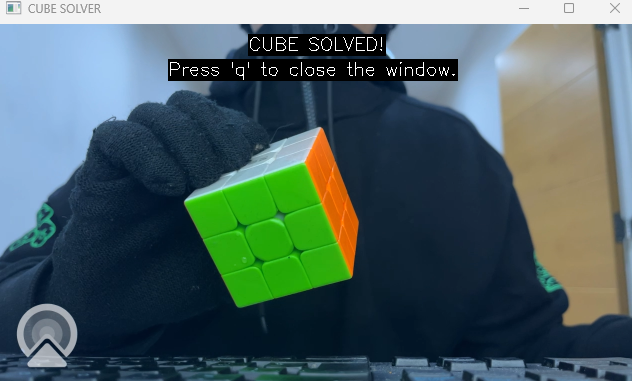
#> input picture assets/image12.png, 632 x 381 px, given in place of the camera
$ python main.py
#> lines starting #> are read from the running program, lines starting #| are printed output that depends on the picture; after the words box and inside, x2 and y2 are one past the last pixel; in counts of white or black regions, pixels touching at a corner belong together
### rubiks_cv/vision.py
import cv2
import numpy as np

from .config import IMG_CENTER, IMG_HEIGHT, IMG_WIDTH, colour_ranges


# [12 lines left out: function parents_inside_face, not called in this run]


def get_masks(img):
    hsv_img = cv2.cvtColor(img, cv2.COLOR_BGR2HSV)
    hsv_img = hsv_img.astype(np.uint8)
    masks = []
    for _color, (lower, upper) in colour_ranges.items():
        mask = cv2.inRange(hsv_img, np.array(lower), np.array(upper))
        masks.append(mask)
    return masks


def get_piece_contours_info(masks):
    piece_contours_info = {
        color: cv2.findContours(mask, cv2.RETR_TREE, cv2.CHAIN_APPROX_SIMPLE)
        for color, mask in zip(["blue", "red", "green", "orange", "yellow", "white"], masks)
    }
    return piece_contours_info


def find_face_and_get_centers(img, margin=20):
    hsv_img = cv2.cvtColor(img, cv2.COLOR_BGR2HSV)
    lower_threshold = np.array([0, 0, 150])
    upper_threshold = np.array([180, 255, 255])
    mask = cv2.inRange(hsv_img, lower_threshold, upper_threshold)
    contours, hiearchy = cv2.findContours(mask, cv2.RETR_EXTERNAL, cv2.CHAIN_APPROX_SIMPLE)
    if len(contours) > 0:
        for contour in contours:
            area = cv2.contourArea(contour)
            if not (10000 < area < 40000):
                continue
            rect = cv2.minAreaRect(contour)
            rotation_angle_deg = abs(rect[2])
            rotation_angle_rad = np.deg2rad(rotation_angle_deg)
            center = rect[0]
            if cv2.norm(center, IMG_CENTER) > 50 or 30 < rotation_angle_deg < 60:
                continue
            bounding_box = cv2.boxPoints(rect)
            bounding_box = np.intp(bounding_box)
            is_rectangle_shaped = True
            for point_as_array in contour:
                point = (float(point_as_array[0][0]), float(point_as_array[0][1]))
                dist = cv2.pointPolygonTest(bounding_box, point, True)
                if dist > margin:
                    is_rectangle_shaped = False
            if not is_rectangle_shaped:
                continue
            if np.pi / 3 <= rotation_angle_rad <= np.pi / 2:
                h, w = rect[1]
                if abs(w - h) > margin:
                    continue
                step_size_x = w // 6
                step_size_y = h // 6
                top_left = bounding_box[0]
                dx_x = np.sin(rotation_angle_rad) * step_size_x
                dx_y = np.cos(rotation_angle_rad) * step_size_y
                dy_x = -np.cos(rotation_angle_rad) * step_size_x
                dy_y = np.sin(rotation_angle_rad) * step_size_y
            else:
                w, h = rect[1]
                if abs(w - h) > margin:
                    continue
                step_size_x = w // 6
                step_size_y = h // 6
                top_left = bounding_box[1]
                dx_x = np.cos(rotation_angle_rad) * step_size_x
                dx_y = -np.sin(rotation_angle_rad) * step_size_y
                dy_x = np.sin(rotation_angle_rad) * step_size_x
                dy_y = np.cos(rotation_angle_rad) * step_size_y
            x_0, y_0 = top_left
            piece_centers = np.empty((3, 3), dtype="f,f")
            cv2.drawContours(img, [bounding_box], 0, (0, 0, 100), 3)
            for i in range(3):
                for j in range(3):
                    piece_center_x = x_0 + (2 * j + 1) * dx_x + (2 * i + 1) * dx_y
                    piece_center_y = y_0 + (2 * j + 1) * dy_x + (2 * i + 1) * dy_y
                    piece_centers[i][j] = (piece_center_x, piece_center_y)
                    piece_center_x = int(piece_center_x)
                    piece_center_y = int(piece_center_y)
                    img = cv2.circle(
                        img,
                        (piece_center_x, piece_center_y),
                        radius=2,
                        color=(0, 0, 255),
                        thickness=-1,
                    )
            return True, bounding_box, piece_centers
        return False, None, None


def get_img(video):
    is_ok, img = video.read()
    if not is_ok:
        print("Failed to read the video")
        return False, img
    img = cv2.resize(img, (IMG_WIDTH, IMG_HEIGHT))
    img = cv2.flip(img, 1)
    return True, img

### rubiks_cv/solver.py
from collections import OrderedDict

import cv2

from .config import COLORS
from .cube import cube
from .ui import draw_arrows, draw_face, draw_text, get_instruction_text, print_mirrored_face
from .utils import (
    detection_completed,
    faces_match,
    initialize_areas,
    initialize_face,
)
from .vision import (
    find_face_and_get_centers,
    get_img,
    get_masks,
    get_piece_contours_info,
    parents_inside_face,
)


def detect_cube(video):
    for color in COLORS:
        while True:
            print(cube.state)
            cmd, face = detect_face(video, color)
            if cmd in ["quit", "failed"]:
                return cmd
            elif cmd == "restart":
                continue
            elif cmd == "completed":
                cube.save_face(color, face)
                break
            else:
                raise ValueError(f"Unexpected command: {cmd}")
#> this loop made 1 pass; (key q is pressed on pass 1)
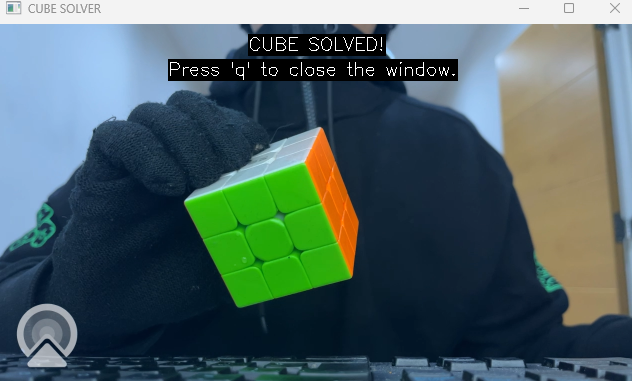
#> input picture assets/image12.png, 632 x 381 px, given in place of the camera
#> pass 1, in get_img, `img = cv2.resize(img, (IMG_WIDTH, IMG_HEIGHT))`:
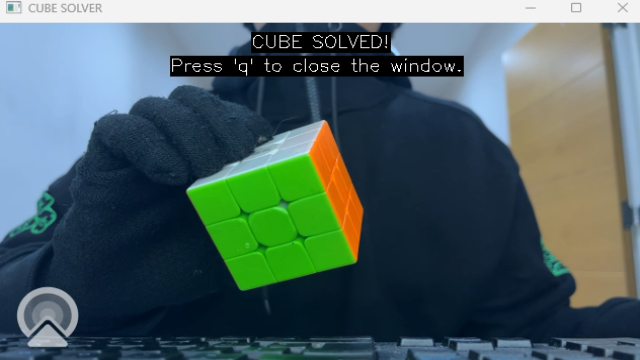
#> img: shape (360, 640, 3); mean B, G, R 99.6, 98.7, 76.9
#> pass 1, in get_img, `img = cv2.flip(img, 1)`:
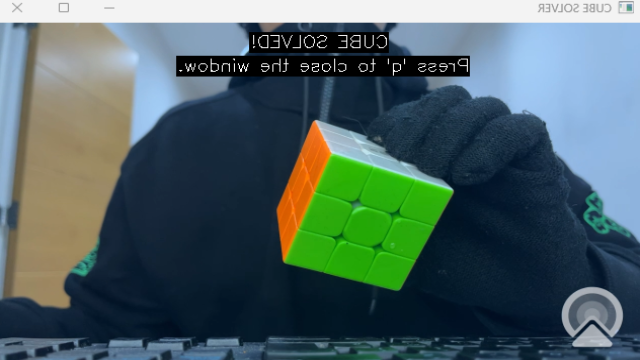
#> img: shape (360, 640, 3); mean B, G, R 99.6, 98.7, 76.9
#> pass 1, in find_face_and_get_centers, `mask = cv2.inRange(hsv_img, lower_threshold, upper_threshold)`:
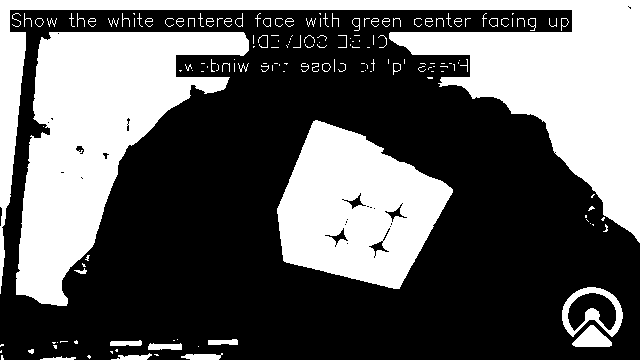
#> mask: shape (360, 640); 37.6% white; 164 white regions (101 under 20 px), largest, box (x1, y1, x2, y2) and area: (0, 0, 640, 294) 34360, (16, 32, 249, 306) 28780, (277, 120, 453, 289) 18868
    return "detected"


def detect_face(video, target_center_color):
    is_face_detected = False
    is_face_verified = False
    current_face = initialize_face()
    verified_face = initialize_face()
    piece_relative_areas = initialize_areas()
    instruction_message = get_instruction_text(target_center_color)

    while True:
        success, frame = get_img(video)
        if not success:
            return "failed", None

        draw_text(frame, instruction_message, position=(10, 10))

        if is_face_detected == is_face_verified:
            color_masks = get_masks(frame)
            face_found, face_contour, piece_centers = find_face_and_get_centers(frame)
            piece_contours_info = get_piece_contours_info(color_masks)

            if not face_found:
                current_face = initialize_face()
                piece_relative_areas = initialize_areas()
            else:
                face_area = cv2.contourArea(face_contour)
                min_piece_area = 0.08 * face_area
                piece_contours_info = get_piece_contours_info(color_masks)
                for color, (contours, hierarchy) in piece_contours_info.items():
                    for contour_index, contour in enumerate(contours):
                        contour_area = cv2.contourArea(contour)
                        if len(contour) > 3 and contour_area >= min_piece_area:
                            for row in range(3):
                                for col in range(3):
                                    col_reversed = 2 - col
                                    piece_center = piece_centers[row][col]
                                    if cv2.pointPolygonTest(contour, piece_center, False) == 1:
                                        relative_area = contour_area / face_area
                                        previous_area = piece_relative_areas[row][col_reversed]
                                        if (
                                            relative_area <= previous_area
                                            and not parents_inside_face(
                                                contours, hierarchy, contour_index, face_contour
                                            )
                                        ):
                                            if row == 1 and col == 1:
                                                if current_face[row][col] != color:
                                                    current_face = initialize_face()
                                                    piece_relative_areas = initialize_areas()
                                                    piece_contours_info = OrderedDict(
                                                        reversed(list(piece_contours_info.items()))
                                                    )
                                                if color == target_center_color or is_face_verified:
                                                    current_face[row][col] = color
                                                    piece_relative_areas[row][col] = relative_area
                                            elif (
                                                current_face[1][1] == target_center_color
                                                or is_face_verified
                                            ):
                                                current_face[row][col_reversed] = color
                                                piece_relative_areas[row][
                                                    col_reversed
                                                ] = relative_area

            if detection_completed(current_face) and not is_face_detected:
                print_mirrored_face(current_face)
                instruction_message = "Correctly detected? y/n?"
                is_face_detected = True

            if is_face_verified:
                if target_center_color == "white":
                    instruction_message = get_instruction_text("yellow")
                    if detection_completed(current_face):
                        draw_arrows(frame, "x'", piece_centers)
                        if current_face[1][1] == "yellow":
                            return "completed", verified_face

                if target_center_color == "yellow":
                    instruction_message = get_instruction_text("blue")
                    if detection_completed(current_face):
                        draw_arrows(frame, "x", piece_centers)
                        if current_face[1][1] == "blue":
                            return "completed", verified_face

                if target_center_color == "blue":
                    instruction_message = get_instruction_text("red")
                    if detection_completed(current_face):
                        draw_arrows(frame, "y'", piece_centers)
                        if current_face[1][1] == "red":
                            return "completed", verified_face

                if target_center_color == "red":
                    instruction_message = get_instruction_text("green")
                    if detection_completed(current_face):
                        draw_arrows(frame, "y'", piece_centers)
                        if current_face[1][1] == "green":
                            return "completed", verified_face

                if target_center_color == "green":
                    instruction_message = get_instruction_text("orange")
                    if detection_completed(current_face):
                        draw_arrows(frame, "y'", piece_centers)
                        if current_face[1][1] == "orange":
                            return "completed", verified_face

                if target_center_color == "orange":
                    instruction_message = get_instruction_text("green")
                    if detection_completed(current_face):
                        draw_arrows(frame, "y", piece_centers)
                        if current_face[1][1] == "green":
                            return "completed", verified_face

        if not is_face_verified:
            draw_face(frame, current_face)

        cv2.imshow("CUBE SOLVER", frame)
        pressed_key = cv2.waitKey(1)

        if pressed_key == ord("q"):
            print("the program has been closed")
            return "quit", None
        if pressed_key == ord("y") and is_face_detected:
            verified_face = current_face.copy()
            is_face_verified = True
        if pressed_key == ord("n"):
            return "restart", current_face


# [112 lines left out: functions execute_turn, reform_solution, solve_cube, not called in this run]

### rubiks_cv/cube.py
import kociemba
import numpy as np


# [30 lines left out: functions color_to_letter, parse_turn, not called in this run]


def initialize_face():
    return np.full((3, 3), "init", dtype="<U6")


class Cube:
    def __init__(self):
        empty_face = np.empty([3, 3], "<U6")
        self.state = {
            "white": empty_face,
            "orange": empty_face,
            "blue": empty_face,
            "yellow": empty_face,
            "red": empty_face,
            "green": empty_face,
        }

    def save_face(self, color, face):
        self.state[color] = face

    def get_face(self, color):
        return self.state[color]

    # [237 lines left out: functions get_solution, call_turn, rotate_right_face, rotate_left_face, rotate_up_face, rotate_down_face and 3 more, not called in this run]


# Global cube instance preserved
cube = Cube()

### rubiks_cv/ui.py
import cv2

from .utils import point_type_converter


def get_instruction_text(color):
    center_facing_up = {
        "blue": "white",
        "red": "white",
        "green": "white",
        "orange": "white",
        "white": "green",
        "yellow": "blue",
    }
    return f"Show the {color} centered face with {center_facing_up[color]} center facing up"


def draw_text(img, text, position):
    font_face = cv2.FONT_HERSHEY_SIMPLEX
    font_scale = 0.6
    font_thickness = 1
    text_x, text_y = position
    background_color = (0, 0, 0)
    text_color = (255, 255, 255)
    text_size, _ = cv2.getTextSize(text, font_face, font_scale, font_thickness)
    text_width, text_height = text_size
    text_position = point_type_converter((text_x, text_y + 1.2 * text_height))
    background_top_left = (text_x, text_y)
    background_bottom_right = point_type_converter(
        (text_x + text_width, text_y + 1.5 * text_height)
    )
    cv2.rectangle(img, background_top_left, background_bottom_right, background_color, -1)
    cv2.putText(img, text, text_position, font_face, font_scale, text_color, font_thickness)
    return


# [44 lines left out: function draw_arrows, not called in this run]


def draw_face(img, face):
    colors_bgr = {
        "red": (0, 0, 255),
        "blue": (255, 0, 0),
        "green": (0, 255, 0),
        "orange": (0, 123, 255),
        "yellow": (0, 255, 255),
        "white": (255, 255, 255),
        "gray": (90, 90, 90),
        "black": (0, 0, 0),
    }
    origin_face = (500, 40)
    piece_size = 30
    for i in range(3):
        for j in range(3):
            j_reversed = 2 - j
            origin_piece = (origin_face[0] + j * piece_size, origin_face[1] + i * piece_size)
            end_point_piece = (origin_piece[0] + piece_size, origin_piece[1] + piece_size)
            color_name = face[i][j_reversed] if face[i][j_reversed] != "init" else "gray"
            color_value = colors_bgr[color_name]
            cv2.rectangle(img, origin_piece, end_point_piece, color_value, -1)
    for i in range(3):
        for j in range(3):
            origin_piece = (origin_face[0] + j * piece_size, origin_face[1] + i * piece_size)
            end_point_piece = (origin_piece[0] + piece_size, origin_piece[1] + piece_size)
            if i < 3 and j < 3:
                cv2.rectangle(img, origin_piece, end_point_piece, colors_bgr["black"], 2)
            else:
                cv2.rectangle(img, origin_piece, end_point_piece, colors_bgr["black"], 1)
    draw_text(img, text="2D Face", position=(505, 132))


# [11 lines left out: function print_mirrored_face, not called in this run]

### rubiks_cv/utils.py
import cv2
import numpy as np


# [6 lines left out: function contour_in_contour, not called in this run]


def detection_completed(face):
    return np.all(face != "init")


def initialize_face():
    return np.full((3, 3), "init", dtype="<U6")


def initialize_areas(relative_max=1.0):
    return np.full((3, 3), relative_max)


def faces_match(face_a, face_b):
    return np.array_equal(face_a, face_b)


def point_type_converter(point, float_to_int=True):
    x, y = point
    if float_to_int:
        point = (int(x), int(y))
    return point

### rubiks_cv/main.py
import cv2

from .solver import detect_cube, solve_cube


def main():
    video = cv2.VideoCapture(0)
    try:
        cmd = detect_cube(video)
        if cmd == "detected":
            cmd = solve_cube(video)
        if cmd == "quit":
            print("Program finished due to keyboard command")
        elif cmd == "failed":
            print("Program finished due to unexpected error")
        else:
            print("Cube solved successfully")
    finally:
        video.release()
        cv2.destroyAllWindows()


if __name__ == "__main__":
    main()

$ run again, on assets/image32.png
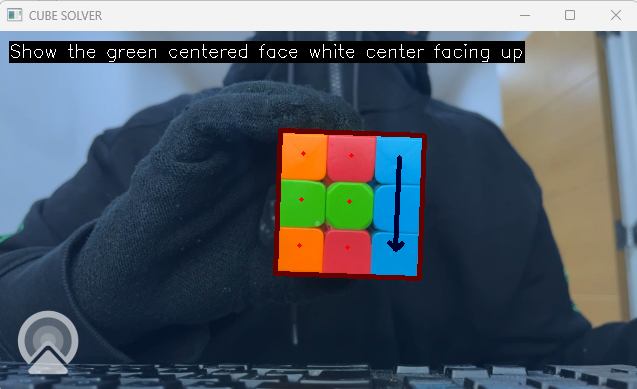
#> input picture assets/image32.png, 637 x 389 px, given in place of the camera
#> the loop in detect_cube, `for color in COLORS:` made 1 pass; (key q is pressed on pass 1)
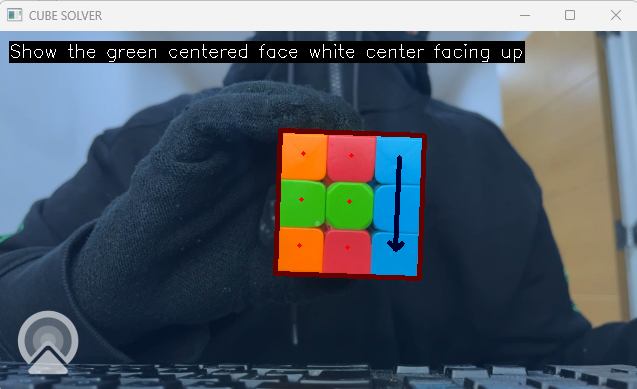
#> input picture assets/image32.png, 637 x 389 px, given in place of the camera
#> pass 1, in get_img, `img = cv2.flip(img, 1)`:
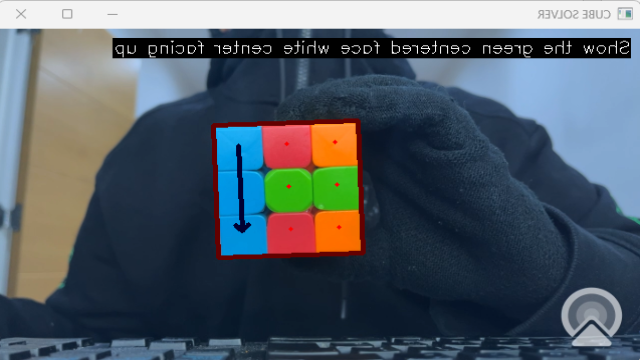
#> img: shape (360, 640, 3); mean B, G, R 101, 91.1, 79.6
#> pass 1, in find_face_and_get_centers, `mask = cv2.inRange(hsv_img, lower_threshold, upper_threshold)`:
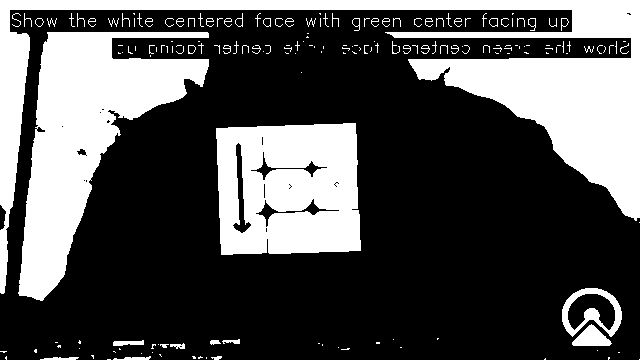
#> mask: shape (360, 640); 31.8% white; 180 white regions (119 under 20 px), largest, box (x1, y1, x2, y2) and area: (0, 0, 640, 294) 31021, (18, 32, 209, 301) 21357, (216, 123, 361, 255) 16658

$ run again, on assets/image58.png
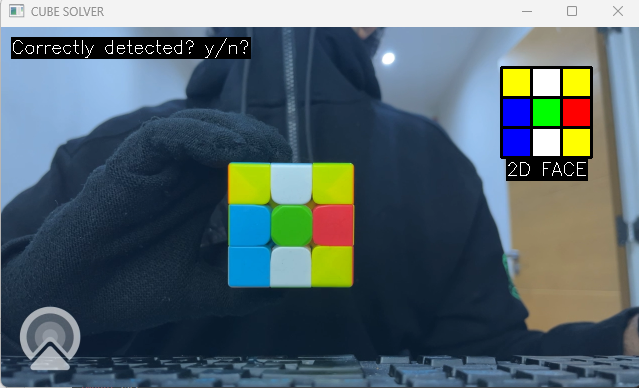
#> input picture assets/image58.png, 639 x 388 px, given in place of the camera
#> the loop in detect_cube, `for color in COLORS:` made 1 pass; (key q is pressed on pass 1)
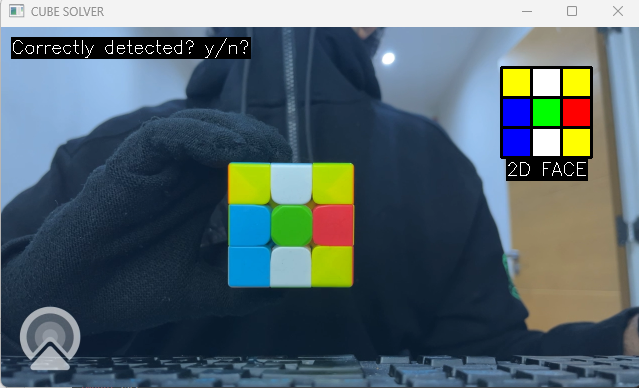
#> input picture assets/image58.png, 639 x 388 px, given in place of the camera
#> pass 1, in get_img, `img = cv2.flip(img, 1)`:
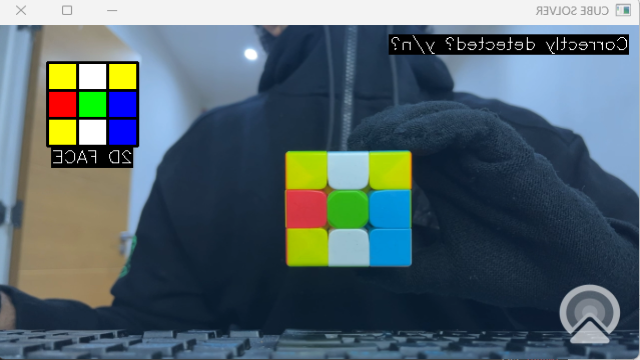
#> img: shape (360, 640, 3); mean B, G, R 107.6, 99.7, 82.8
#> pass 1, in find_face_and_get_centers, `mask = cv2.inRange(hsv_img, lower_threshold, upper_threshold)`:
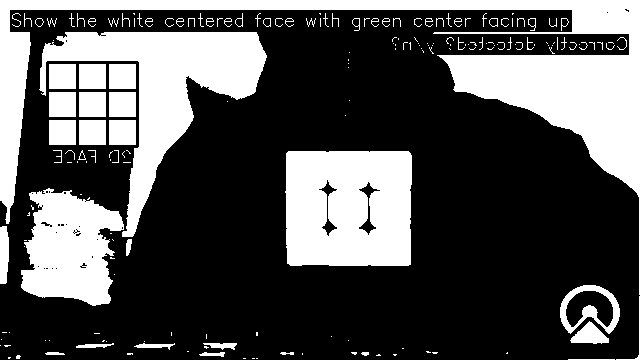
#> mask: shape (360, 640); 32.2% white; 191 white regions (121 under 20 px), largest, box (x1, y1, x2, y2) and area: (0, 0, 640, 295) 26760, (39, 32, 267, 237) 14466, (285, 151, 412, 266) 13849
